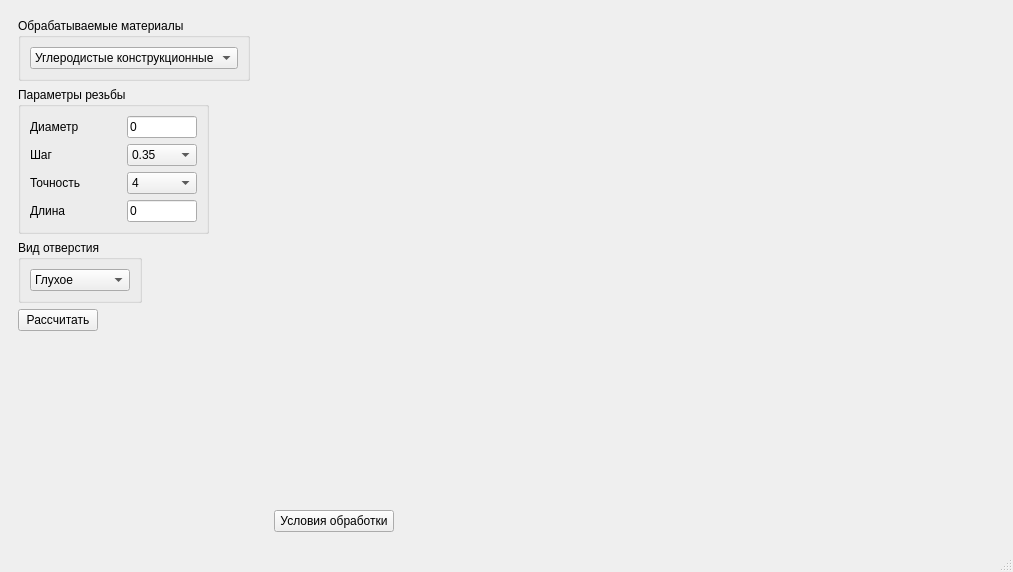
<?xml version="1.0" encoding="UTF-8"?>
<ui version="4.0">
 <class>MainWindow</class>
 <widget class="QMainWindow" name="MainWindow">
  <property name="geometry">
   <rect>
    <x>0</x>
    <y>0</y>
    <width>1013</width>
    <height>572</height>
   </rect>
  </property>
  <property name="sizePolicy">
   <sizepolicy hsizetype="Minimum" vsizetype="Minimum">
    <horstretch>0</horstretch>
    <verstretch>0</verstretch>
   </sizepolicy>
  </property>
  <property name="minimumSize">
   <size>
    <width>0</width>
    <height>0</height>
   </size>
  </property>
  <property name="maximumSize">
   <size>
    <width>16777215</width>
    <height>16777215</height>
   </size>
  </property>
  <property name="windowTitle">
   <string>MainWindow</string>
  </property>
  <widget class="QWidget" name="centralwidget">
   <property name="sizePolicy">
    <sizepolicy hsizetype="Expanding" vsizetype="Fixed">
     <horstretch>0</horstretch>
     <verstretch>0</verstretch>
    </sizepolicy>
   </property>
   <layout class="QHBoxLayout" name="horizontalLayout">
    <item>
     <widget class="QWidget" name="leftSideW" native="true">
      <property name="minimumSize">
       <size>
        <width>230</width>
        <height>0</height>
       </size>
      </property>
      <property name="maximumSize">
       <size>
        <width>250</width>
        <height>16777215</height>
       </size>
      </property>
      <layout class="QFormLayout" name="formLayout">
       <item row="2" column="0">
        <widget class="QGroupBox" name="groupBox_3">
         <property name="title">
          <string>Вид отверстия</string>
         </property>
         <layout class="QVBoxLayout" name="verticalLayout_2">
          <item>
           <widget class="QComboBox" name="otverCB">
            <property name="minimumSize">
             <size>
              <width>100</width>
              <height>0</height>
             </size>
            </property>
            <property name="locale">
             <locale language="Russian" country="Russia"/>
            </property>
            <property name="currentText">
             <string>Глухое</string>
            </property>
            <item>
             <property name="text">
              <string>Глухое</string>
             </property>
            </item>
            <item>
             <property name="text">
              <string>Сквозное</string>
             </property>
            </item>
           </widget>
          </item>
         </layout>
        </widget>
       </item>
       <item row="3" column="0">
        <widget class="QPushButton" name="calcB">
         <property name="text">
          <string>Рассчитать</string>
         </property>
        </widget>
       </item>
       <item row="0" column="0" colspan="2">
        <widget class="QGroupBox" name="groupBox_2">
         <property name="title">
          <string>Обрабатываемые материалы</string>
         </property>
         <layout class="QHBoxLayout" name="horizontalLayout_2">
          <item>
           <widget class="QComboBox" name="materialCB">
            <property name="minimumSize">
             <size>
              <width>100</width>
              <height>0</height>
             </size>
            </property>
            <property name="locale">
             <locale language="Russian" country="Russia"/>
            </property>
            <property name="currentText">
             <string>Углеродистые конструкционные </string>
            </property>
            <item>
             <property name="text">
              <string>Углеродистые конструкционные </string>
             </property>
            </item>
            <item>
             <property name="text">
              <string>Инструментальные </string>
             </property>
            </item>
            <item>
             <property name="text">
              <string>Хромистые, хромоникелевые, марганцовистые </string>
             </property>
            </item>
            <item>
             <property name="text">
              <string>Теплоустойчивые аустенитного, мартенситного и ферритного классов </string>
             </property>
            </item>
            <item>
             <property name="text">
              <string>Конструкционные легированные</string>
             </property>
            </item>
            <item>
             <property name="text">
              <string>Коррозионно-стойкие</string>
             </property>
            </item>
            <item>
             <property name="text">
              <string>Коррозионно-стойкие, жаростойкие </string>
             </property>
            </item>
            <item>
             <property name="text">
              <string>Жаропрочные, жаростойкие</string>
             </property>
            </item>
            <item>
             <property name="text">
              <string>Высокопрочные </string>
             </property>
            </item>
            <item>
             <property name="text">
              <string>Жаропрочные деформируемые на железоникелевой основе </string>
             </property>
            </item>
            <item>
             <property name="text">
              <string>Жаропрочные литейные</string>
             </property>
            </item>
            <item>
             <property name="text">
              <string>Титановые</string>
             </property>
            </item>
            <item>
             <property name="text">
              <string>Цветные типа алюминиевых, магниевых, медных</string>
             </property>
            </item>
            <item>
             <property name="text">
              <string>Чугуны всех марок</string>
             </property>
            </item>
           </widget>
          </item>
         </layout>
        </widget>
       </item>
       <item row="1" column="0">
        <widget class="QGroupBox" name="groupBox">
         <property name="title">
          <string>Параметры резьбы</string>
         </property>
         <layout class="QGridLayout" name="gridLayout_2">
          <item row="0" column="0">
           <widget class="QLabel" name="diamL">
            <property name="text">
             <string>Диаметр</string>
            </property>
           </widget>
          </item>
          <item row="0" column="1">
           <spacer name="horizontalSpacer">
            <property name="orientation">
             <enum>Qt::Horizontal</enum>
            </property>
            <property name="sizeHint" stdset="0">
             <size>
              <width>40</width>
              <height>20</height>
             </size>
            </property>
           </spacer>
          </item>
          <item row="0" column="2">
           <widget class="QLineEdit" name="diametrLE">
            <property name="minimumSize">
             <size>
              <width>60</width>
              <height>0</height>
             </size>
            </property>
            <property name="maximumSize">
             <size>
              <width>70</width>
              <height>16777215</height>
             </size>
            </property>
            <property name="text">
             <string>0</string>
            </property>
           </widget>
          </item>
          <item row="1" column="0">
           <widget class="QLabel" name="shagL">
            <property name="text">
             <string>Шаг</string>
            </property>
           </widget>
          </item>
          <item row="1" column="1">
           <spacer name="horizontalSpacer_2">
            <property name="orientation">
             <enum>Qt::Horizontal</enum>
            </property>
            <property name="sizeHint" stdset="0">
             <size>
              <width>40</width>
              <height>20</height>
             </size>
            </property>
           </spacer>
          </item>
          <item row="1" column="2">
           <widget class="QComboBox" name="shagCB">
            <property name="minimumSize">
             <size>
              <width>60</width>
              <height>0</height>
             </size>
            </property>
            <property name="maximumSize">
             <size>
              <width>70</width>
              <height>16777215</height>
             </size>
            </property>
            <property name="locale">
             <locale language="Russian" country="Russia"/>
            </property>
            <property name="currentText">
             <string>0.35</string>
            </property>
            <item>
             <property name="text">
              <string>0.35</string>
             </property>
            </item>
            <item>
             <property name="text">
              <string>0.4</string>
             </property>
            </item>
            <item>
             <property name="text">
              <string>0.45</string>
             </property>
            </item>
            <item>
             <property name="text">
              <string>0.5</string>
             </property>
            </item>
            <item>
             <property name="text">
              <string>0.75</string>
             </property>
            </item>
            <item>
             <property name="text">
              <string>0.8</string>
             </property>
            </item>
            <item>
             <property name="text">
              <string>1</string>
             </property>
            </item>
            <item>
             <property name="text">
              <string>1.25</string>
             </property>
            </item>
            <item>
             <property name="text">
              <string>1.5</string>
             </property>
            </item>
            <item>
             <property name="text">
              <string>2.5</string>
             </property>
            </item>
            <item>
             <property name="text">
              <string>3</string>
             </property>
            </item>
            <item>
             <property name="text">
              <string>3.5</string>
             </property>
            </item>
           </widget>
          </item>
          <item row="2" column="0">
           <widget class="QLabel" name="tochnL">
            <property name="text">
             <string>Точность</string>
            </property>
           </widget>
          </item>
          <item row="2" column="1">
           <spacer name="horizontalSpacer_3">
            <property name="orientation">
             <enum>Qt::Horizontal</enum>
            </property>
            <property name="sizeHint" stdset="0">
             <size>
              <width>40</width>
              <height>20</height>
             </size>
            </property>
           </spacer>
          </item>
          <item row="2" column="2">
           <widget class="QComboBox" name="tochnCB">
            <property name="minimumSize">
             <size>
              <width>60</width>
              <height>0</height>
             </size>
            </property>
            <property name="maximumSize">
             <size>
              <width>70</width>
              <height>16777215</height>
             </size>
            </property>
            <property name="locale">
             <locale language="Russian" country="Russia"/>
            </property>
            <property name="currentText">
             <string>4</string>
            </property>
            <item>
             <property name="text">
              <string>4</string>
             </property>
            </item>
            <item>
             <property name="text">
              <string>5</string>
             </property>
            </item>
            <item>
             <property name="text">
              <string>6</string>
             </property>
            </item>
            <item>
             <property name="text">
              <string>7</string>
             </property>
            </item>
            <item>
             <property name="text">
              <string>8</string>
             </property>
            </item>
           </widget>
          </item>
          <item row="3" column="0">
           <widget class="QLabel" name="dlinaL">
            <property name="text">
             <string>Длина</string>
            </property>
           </widget>
          </item>
          <item row="3" column="1">
           <spacer name="horizontalSpacer_4">
            <property name="orientation">
             <enum>Qt::Horizontal</enum>
            </property>
            <property name="sizeHint" stdset="0">
             <size>
              <width>40</width>
              <height>20</height>
             </size>
            </property>
           </spacer>
          </item>
          <item row="3" column="2">
           <widget class="QLineEdit" name="dlinaLE">
            <property name="minimumSize">
             <size>
              <width>60</width>
              <height>0</height>
             </size>
            </property>
            <property name="maximumSize">
             <size>
              <width>70</width>
              <height>16777215</height>
             </size>
            </property>
            <property name="text">
             <string>0</string>
            </property>
           </widget>
          </item>
         </layout>
        </widget>
       </item>
      </layout>
     </widget>
    </item>
    <item>
     <widget class="QWidget" name="rightSideW" native="true">
      <property name="sizePolicy">
       <sizepolicy hsizetype="Preferred" vsizetype="Preferred">
        <horstretch>0</horstretch>
        <verstretch>0</verstretch>
       </sizepolicy>
      </property>
      <property name="minimumSize">
       <size>
        <width>380</width>
        <height>0</height>
       </size>
      </property>
      <property name="maximumSize">
       <size>
        <width>16777215</width>
        <height>16777215</height>
       </size>
      </property>
      <layout class="QVBoxLayout" name="verticalLayout">
       <item>
        <widget class="QWidget" name="webW" native="true"/>
       </item>
       <item>
        <widget class="QPushButton" name="obrabB">
         <property name="maximumSize">
          <size>
           <width>120</width>
           <height>16777215</height>
          </size>
         </property>
         <property name="text">
          <string>Условия обработки</string>
         </property>
        </widget>
       </item>
      </layout>
     </widget>
    </item>
   </layout>
  </widget>
  <widget class="QStatusBar" name="statusbar"/>
  <action name="openSettingsAction">
   <property name="text">
    <string>Открыть файл</string>
   </property>
  </action>
  <action name="saveSettingsAction">
   <property name="text">
    <string>Сохранить</string>
   </property>
  </action>
  <action name="saveAsSettingsAction">
   <property name="text">
    <string>Сохранить как</string>
   </property>
  </action>
 </widget>
 <resources/>
 <connections/>
</ui>
